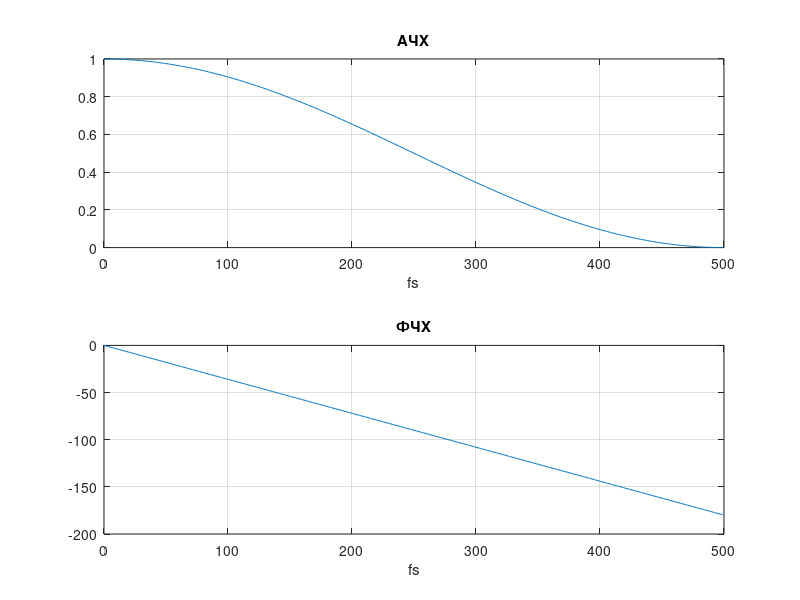

Recreate this plot in MATLAB.
fs = 1000;
b = [1 2 1]/4;
a = 1;
n = 512;
figure(11);
[h,w] = freqz(b,a,n)
mag = abs(h);
phase = angle(h)*180/pi;
subplot(211), plot(w/(2*pi)*fs,mag), grid on;
xlabel('fs'), title('АЧХ');
subplot(2,1,2), plot(w/(2*pi)*fs, unwrap(phase)), grid on;
xlabel('fs'), title('ФЧХ');
